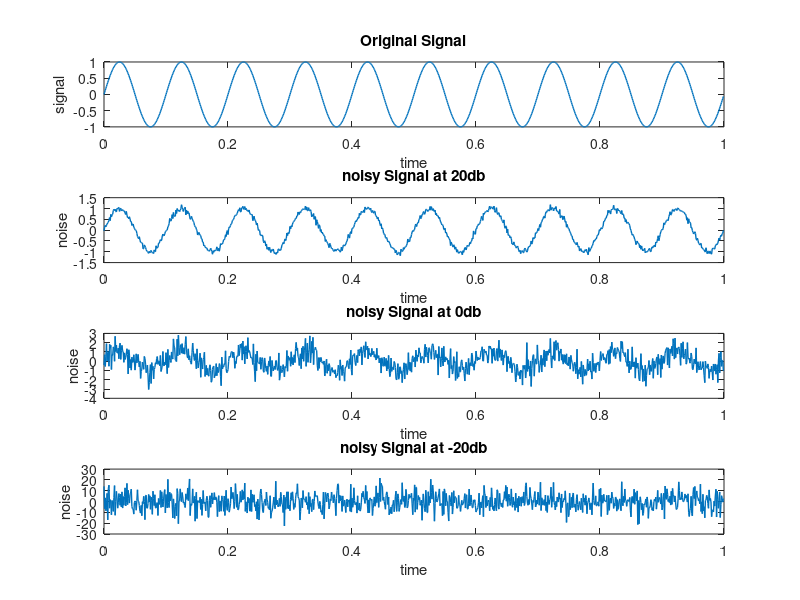

Here is the MATLAB script that generated this plot:
clc;
clear all;
close all;

#Parameters
Fs = 1000;            # sampling frequency
T = 1;                #signal duration in 1 sec
t = 0:1/Fs:T-1/Fs;    #time vectorize

# signal generation (sin signal)
f_signal = 10;
A_signal = 1;
signal = A_signal * sin(2*pi*f_signal*t);

#Noise generation
SNR_db1 = 20;
noise_power1 = var(signal) / (10^(SNR_db1/10));
noise1 = sqrt(noise_power1) * randn(size(t));

SNR_db2 = 0;
noise_power2 = var(signal) / (10^(SNR_db2/10));
noise2 = sqrt(noise_power2) * randn(size(t));

SNR_db3 = -20;
noise_power3 = var(signal) / (10^(SNR_db3/10));
noise3 = sqrt(noise_power3) * randn(size(t));

# Add noise to the signal
noisy_signal1 = signal + noise1;
noisy_signal2 = signal + noise2;
noisy_signal3 = signal + noise3;

subplot(4,1,1);
plot(t,signal,"Linewidth",1);
title('Original Signal');
xlabel('time');
ylabel('signal');

subplot(4,1,2);
plot(t,noisy_signal1,"Linewidth",1);
title('noisy Signal at 20db');
xlabel('time');
ylabel('noise');

subplot(4,1,3);
plot(t,noisy_signal2,"Linewidth",1);
title('noisy Signal at 0db');
xlabel('time');
ylabel('noise');

subplot(4,1,4);
plot(t,noisy_signal3,"Linewidth",1);
title('noisy Signal at -20db');
xlabel('time');
ylabel('noise');



